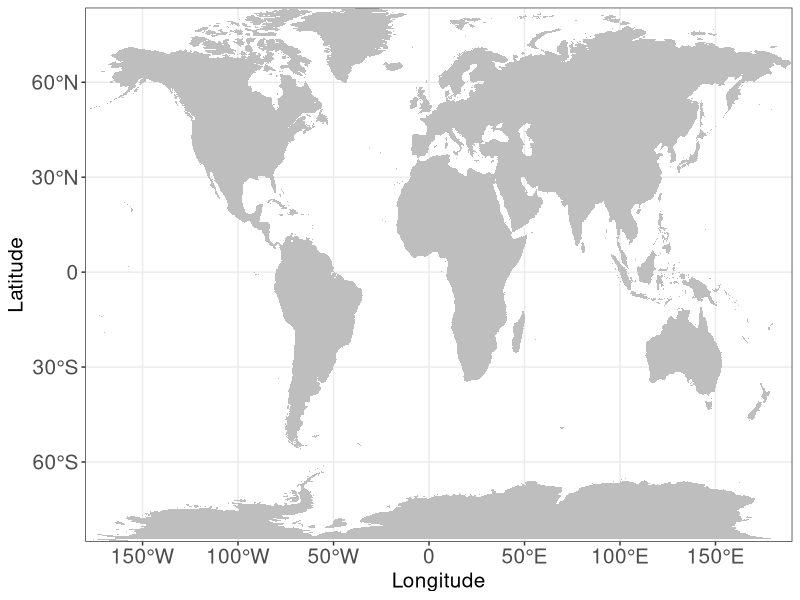
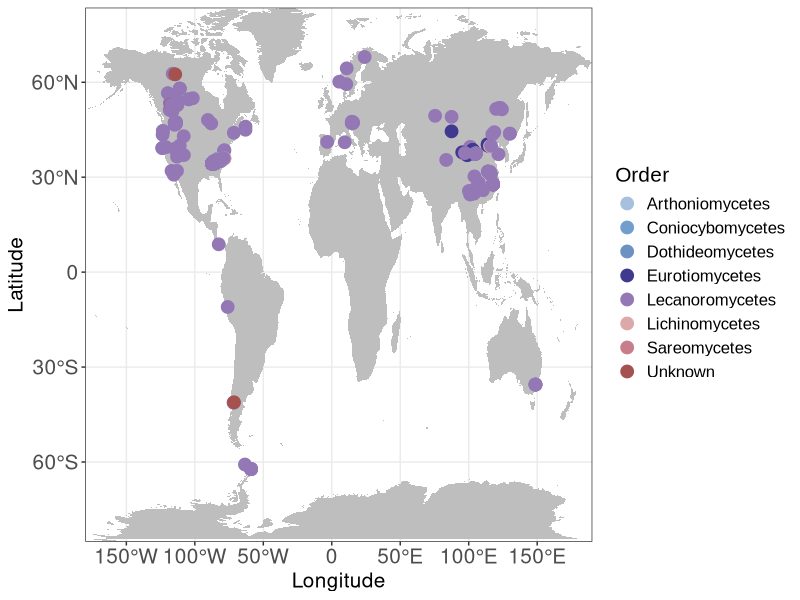
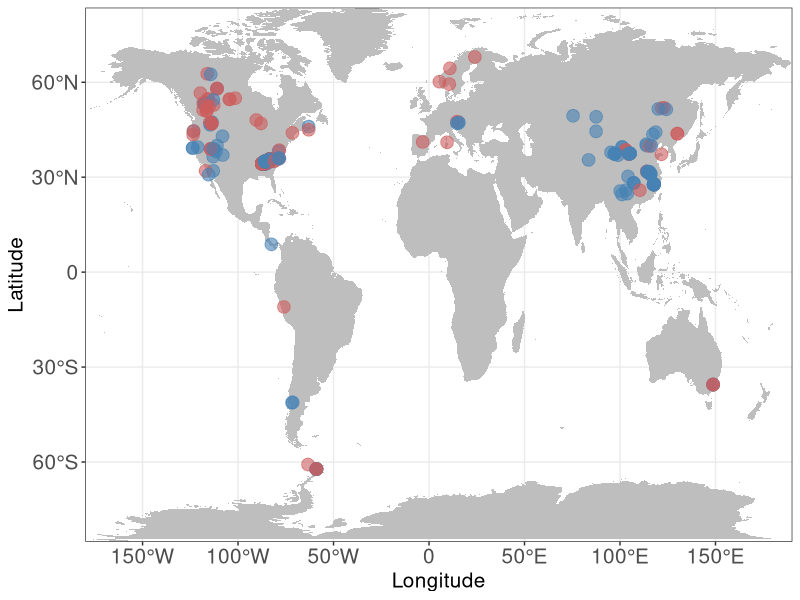
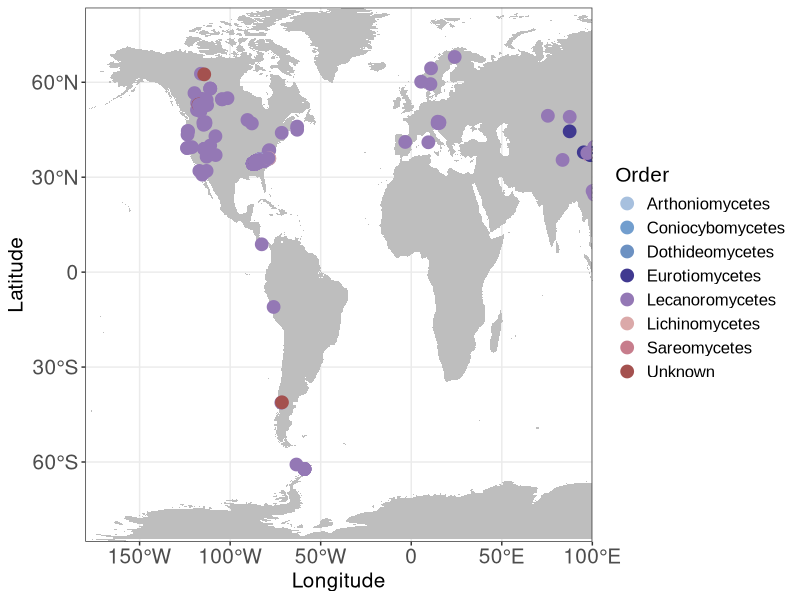
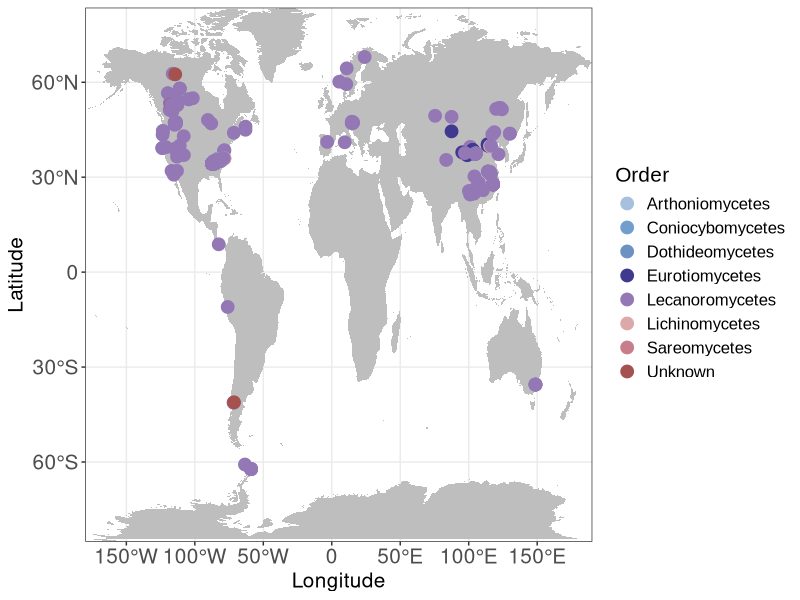
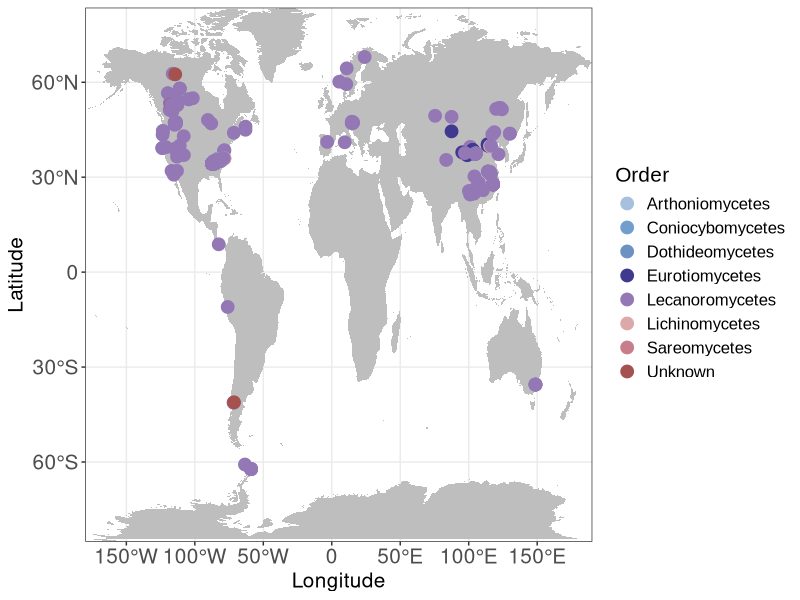
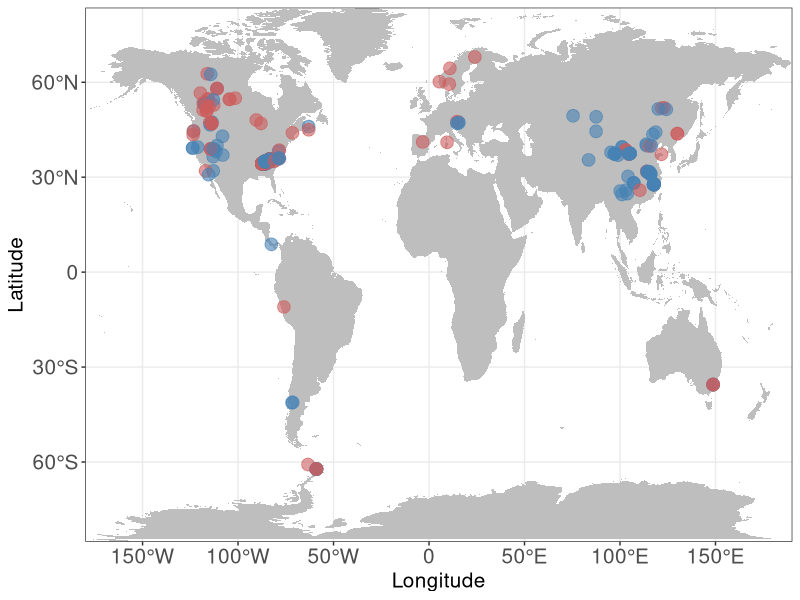
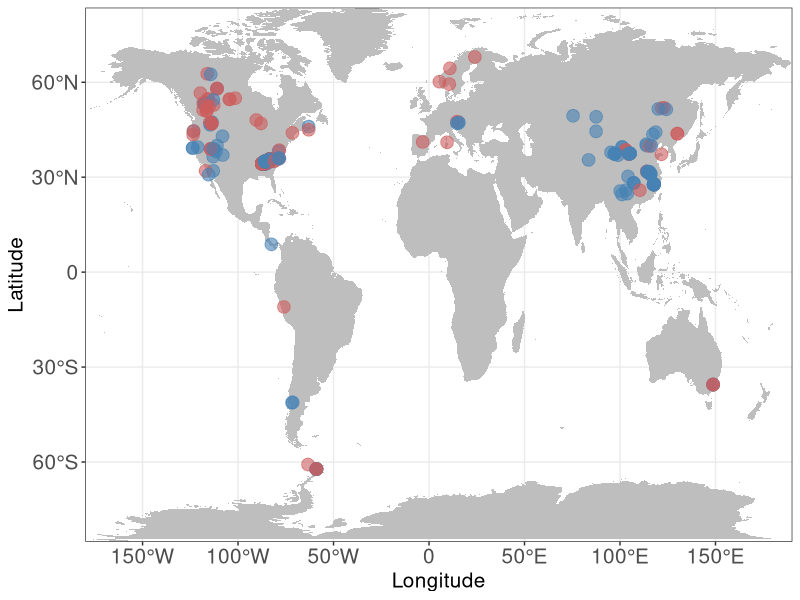

Recreate these plots in R, in order.
library(ggplot2)
library(ggrepel)  #用于添加样本标签
library(maps)  #用于载入一个世界地图模板

#读取示例的站点经纬度坐标
site <- read.delim('533sample_hqmaginfo.txt')
my_colors_ordered <- c(
  "#A7C0DE",  # 浅蓝灰
  "#729ECE",  # 蓝紫
  "#6C91C2",  # 中蓝
  "#403990",  # 深蓝紫
  "#9478B5",  # 柔和紫
  "#DBA9A9",  # 灰粉红
  "#C77D8C",  # 粉褐
  "#A4514F",  # 棕红
  "#CF3D3E",  # 鲜红
  "#F46F43",  # 橙红
  "#E56A54",  # 番茄橙
  "#FF9896",  # 粉红
  "#F9C784",  # 奶油橙
  "#D59730",  # 金黄
  "#C59D94",  # 褐粉
  "#A3C294",  # 橄榄绿
  "#3DA284",  # 深青绿
  "#1AC990",  # 青绿色
  "#88B2C4",  # 蓝灰
  "#82716D"   # 中性灰棕
)

#绘制世界地图的简图

p <- ggplot() +
  geom_polygon(data = map_data('world'), aes(x = long, y = lat, group = group), fill = 'gray') +  #世界地图模板
  theme_bw() +  #以下用于修改主题、配色、坐标轴等
  theme(panel.grid.minor = element_blank()) +
  scale_x_continuous(breaks = c(-150, -100, -50, 0, 50, 100, 150), expand = c(0, 0), 
                     labels = c('150°W', '100°W', '50°W', '0', '50°E', '100°E', '150°E')) +
  scale_y_continuous(breaks = c(-60, -30, 0, 30, 60), expand = c(0, 0), 
                     labels = c('60°S', '30°S', '0', '30°N', '60°N')) +
  labs(x = 'Longitude', y = 'Latitude', color = 'Order')

p <- ggplot() +
  geom_polygon(data = map_data('world'), aes(x = long, y = lat, group = group), fill = 'gray') +  #世界地图模板
  theme_bw() +  #以下用于修改主题、配色、坐标轴等
  theme(panel.grid.minor = element_blank()) +
  scale_x_continuous(breaks = c(-150, -100, -50, 0, 50, 100, 150), expand = c(0, 0),
                     labels = c('150°W', '100°W', '50°W', '0', '50°E', '100°E', '150°E')) +
  scale_y_continuous(breaks = c(-60, -30, 0, 30, 60), expand = c(0, 0),
                     labels = c('60°S', '30°S', '0', '30°N', '60°N')) +
  labs(x = 'Longitude', y = 'Latitude', color = 'Order') +
  theme(axis.title.x=element_text(vjust=1,size=15),axis.title.y=element_text(vjust=1,size=15), axis.text.x = element_text(size = 15), axis.text.y = element_text(size = 15),)

p

#绘制采样站点的地图
p1 <- p +
  geom_polygon(data = map_data('world'), aes(x = long, y = lat, group = group), fill = 'gray') +  #世界地图模板
  geom_point(data = site, aes(x = Longitude, y = Latitude, color = Order), size = 4) +  #将数据中的样本点绘制在地图中
  #geom_label_repel(data = site, aes(x = Longitude, y = Latitude, label = id), size = 2, show.legend = FALSE) +  #添加样本标签
  scale_color_manual(values = c("blue",  "black", "green", "brown", "#FF1493", "pink", "red","purple",'skyblue','#8BC847'))

p1 <- p +
  geom_polygon(data = map_data('world'), aes(x = long, y = lat, group = group), fill = 'gray') +  #世界地图模板
  geom_point(data = site, aes(x = Longitude, y = Latitude, color = Order), size = 4) +  #将数据中的样本点绘制在地图中
  scale_color_manual(values = my_colors_ordered) + theme(
    legend.title = element_text(size = 15, face = "plain", family = "Arial"),  # 加粗，使用衬线字体
    legend.text = element_text(size = 12, family = "Arial")                  # 使用衬线字体
  )

p1
ggsave(filename = "采样点2.pdf",plot = p1,width = 12,height = 6,)
ggsave(filename = "采样点2.png",plot = p1,width = 12,height = 6,)


p2 <- p +
  geom_polygon(data = map_data('world'), aes(x = long, y = lat, group = group), fill = 'gray') +  #世界地图模板
  geom_point(data = site, aes(x = Longitude, y = Latitude), color = 'black') +  #将数据中的样本点绘制在地图中
  geom_label_repel(data = site, color = 'white', segment.colour = 'black', 
                   aes(x = Longitude, y = Latitude, label = id, fill = Order),max.overlaps = 200) +  #添加样本标签
  scale_fill_manual(values = c("blue",  "black", "green", "brown", "#FF1493", "pink", "red","purple",'skyblue','#8BC847'))+
  guides(fill = guide_legend(override.aes = list(label = "")))  # 设置图例颜色标签为空
p2 <- p +
  geom_polygon(data = map_data('world'), aes(x = long, y = lat, group = group), fill = 'gray') +  #世界地图模板
  geom_point(data = site, aes(x = Longitude, y = Latitude), color = 'black') +  #将数据中的样本点绘制在地图中
  geom_label_repel(data = site, color = 'white', segment.colour = 'black', size = 5,
                   aes(x = Longitude, y = Latitude, label = id, fill = Order),max.overlaps = 200) +  #添加样本标签
  scale_fill_manual(values = my_colors_ordered)+
  guides(fill = guide_legend(title.theme = element_text(size = 20),override.aes = list(label = ""))) +
  theme(legend.key.size = unit(0.62, "cm"),
        legend.text = element_text(size = 15, face = "italic"))
p2 <- p +
  geom_polygon(data = map_data('world'), aes(x = long, y = lat, group = group), fill = 'gray') +  #世界地图模板
  geom_point(data = site, aes(x = Longitude, y = Latitude), color = '#4682B4',size=4,alpha=0.4) +  #将数据中的样本点绘制在地图中
  guides(fill = guide_legend(title.theme = element_text(size = 20),override.aes = list(label = ""))) +
  theme(legend.key.size = unit(0.62, "cm"),
        legend.text = element_text(size = 15, face = "italic"))
p2 <- p +
  geom_polygon(data = map_data('world'), aes(x = long, y = lat, group = group), fill = 'gray') +   # 世界地图
  geom_point(data = site, aes(x = Longitude, y = Latitude, color = factor(ifhqmag)),size = 4, alpha = 0.6) +             # 根据 ifhqmag 分组上色
  scale_color_manual(values = c("0" = "#4682B4", "1" = "#CD5C5C")) +
  guides(fill = guide_legend(title.theme = element_text(size = 20),override.aes = list(label = ""))) +
  theme(legend.key.size = unit(0.62, "cm"),
        legend.text = element_text(size = 15, face = "italic")) +
  theme(legend.position = "none") 


p2
ggsave(filename = "采样点.pdf",plot = p2,width = 12,height = 6,)
ggsave(filename = "采样点.png",plot = p2,width = 12,height = 6,)
#如要从中截取部分展示
#比如说图中没有东太平洋的采样点，因此只展示 180°W~100°E 的区域
p1 + coord_cartesian(xlim = c(-180, 100))
